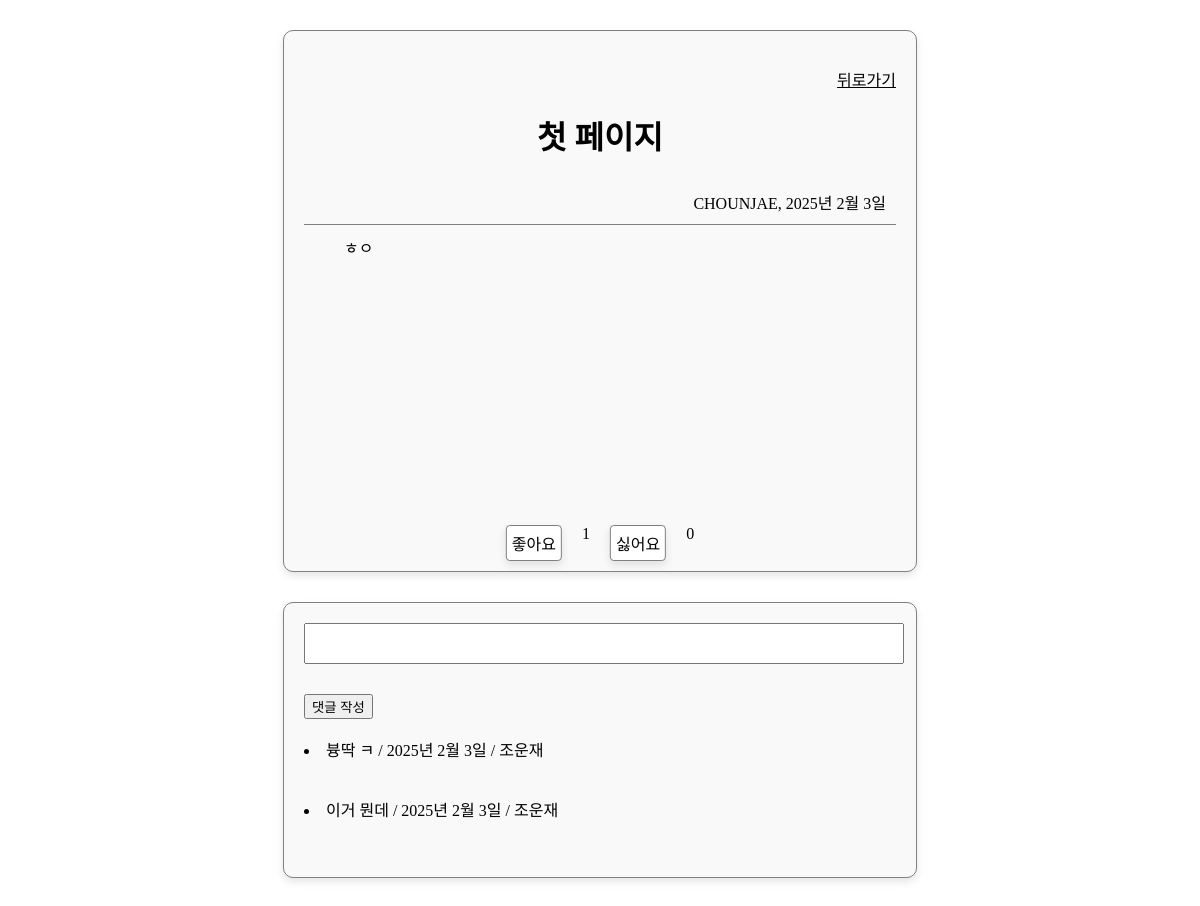
Page /CUJO/1/ (signed in) on the committed database.
### CUJO/models.py (models this page shows, shortened)
class PostDash(models.Model) :
    title = models.CharField(max_length=50)
    user = models.ForeignKey(settings.AUTH_USER_MODEL, on_delete = models.CASCADE, default=0)
    date = models.DateField(auto_now=True)
    main = models.TextField()
    like_users = models.ManyToManyField(settings.AUTH_USER_MODEL, related_name='like_dash')
    dislike_users = models.ManyToManyField(settings.AUTH_USER_MODEL, related_name='dislike_dash')
    def __str__(self) :
        return self.title

class User(AbstractUser) :
    pass
    def __str__(self) :
        return self.username

class Comment(models.Model) :
    dash = models.ForeignKey('PostDash', on_delete = models.CASCADE, default=0)
    user = models.ForeignKey(settings.AUTH_USER_MODEL, on_delete = models.CASCADE, default=1)
    mains = models.TextField()
    date = models.DateField(auto_now=True)
    like_users = models.ManyToManyField(settings.AUTH_USER_MODEL, related_name='like_da')
    dislike_users = models.ManyToManyField(settings.AUTH_USER_MODEL, related_name='dislike_da')

### CUJO/views.py (the view, shortened to what this page needs)
# urls.py: path('<int:dashboard_id>/', views.dashboard, name='dashboard'),
def dashboard(request, dashboard_id):
    postdash = PostDash.objects.get(pk=dashboard_id)
    context = {"Dashboard": postdash}
    return render(request,'CUJO/content.html',context)

### CUJO/templates/CUJO/content.html (shortened to what this page needs)
<!DOCTYPE html>
<html>
  <head>
  </head>
  <body>
    {%if user.is_authenticated%}
    <div class="box">
      <ol>
        <a href="{%url 'CUJO:index' %}">뒤로가기</a>
      </ol>
      <h1>{{Dashboard}}</h1>
      <div class="intro">{{Dashboard.user}}, {{Dashboard.date}}</div>
      <div class="mains">{{Dashboard.main}}</div>
      <div class="likenum">
        <a href ="{%url 'CUJO:likes' Dashboard.id%}" class ='buttons'>좋아요 </a>
        {{ Dashboard.like_users.all|length }}
        <a href ="{%url 'CUJO:dislikes' Dashboard.id%}" class ='buttons'>싫어요</a>
        {{ Dashboard.dislike_users.all|length }}
      </div>
    </div>
    <div class="commentbox">
      <form action="" method="post">
        <input name="mains" type="text" class="title" />
        <input type="submit" value="댓글 작성" class="button" />
      </form>
      <br>
      {% for choice in Dashboard.comment_set.all %}
      <li class ='comment'>{{choice.mains}} / {{choice.date}} / {{choice.user}}</li> <br><br>
      {%endfor%}
      {%else %}
      <div class="box">
        <h1>{{Dashboard}}</h1>
        <div class="intro">{{Dashboard.user}}, {{Dashboard.date}}</div>
        <div class="mains">{{Dashboard.main}}</div>
        <div class="likenum">
    {%endif%}
  </body>
</html>

### CUJO/templates/CUJO/content.html (style rules this page uses)
a { color : black; }
.buttons { text-decoration:none ; padding : 5px; color : black; background : white ; border : gray solid 1px; box-shadow: 0 4px 8px rgba(0, 0, 0, 0.1); border-radius: 4px; }
ol { list-style :none; text-align:right; }
h1 { text-align: center; }
.box { position: relative; display: block; width: 50%; height: 500px; margin: 30px auto; border: solid gray 1px; padding: 20px; box-shadow: 0 4px 8px rgba(0, 0, 0, 0.1); background-color: #f9f9f9; border-radius: 10px; }
.intro { text-align: right; border-bottom: solid gray 1px; padding: 10px; margin-bottom: 10px; }
.mains { display: block; margin-left: 40px; }
.likenum { display: flex; justify-content: center; gap: 20px; position: absolute; bottom: 10px; left: 50%; transform: translateX(-50%); }
.title { width: 100%; height: 35px; margin-bottom: 30px; }
.commentbox { position: relative; display: block; width: 50%; margin: 30px auto; border: solid gray 1px; padding: 20px; box-shadow: 0 4px 8px rgba(0, 0, 0, 0.1); background-color: #f9f9f9; border-radius: 10px; }
.button { text-align :right; }
.comment { text-align :left; margin-left; }

### rows in the picture
PostDash: title "첫 페이지", user "CHOUNJAE", date "2025년 2월 3일", main "ㅎㅇ", like_users.all|length "1", dislike_users.all|length "0"
Comment: mains "븅딱 ㅋ", date "2025년 2월 3일", user "조운재"
Comment: mains "이거 뭔데", date "2025년 2월 3일", user "조운재"
